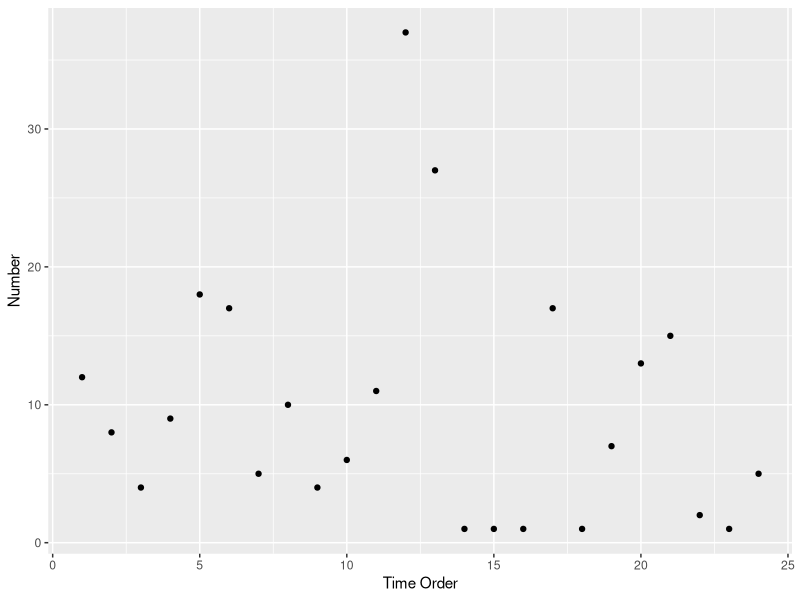
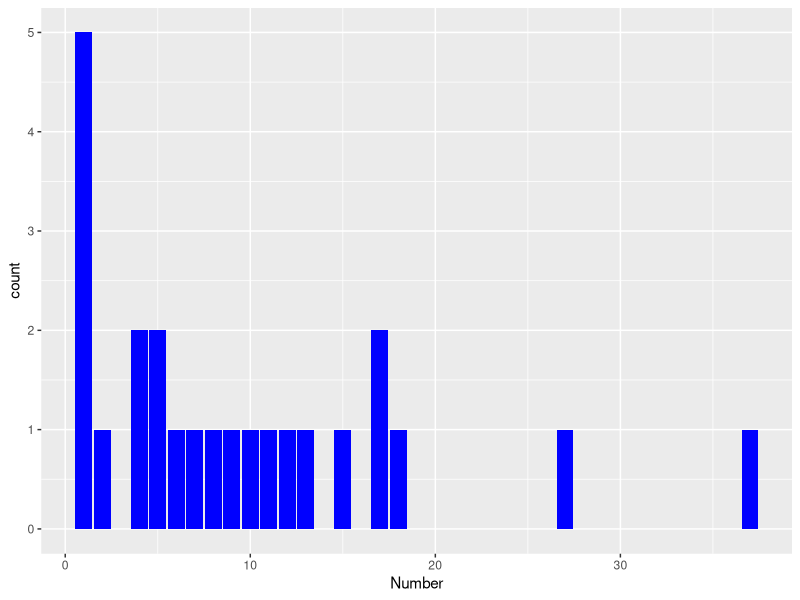

These figures' R source, in order:
## ---- chunk 1
library(ggplot2)
## ---- chunk 2
statsoftfulDF <- read.csv("statsoftful.csv", header=TRUE, stringsAsFactors = FALSE)
## ---- chunk 3
plt01 <- ggplot(data=statsoftfulDF, aes(x=1:nrow(statsoftfulDF), y=Number))
plt01 + geom_point() + xlab("Time Order")
## ---- chunk 4
plt02 <- ggplot(data=statsoftfulDF, aes(x=Number))
plt02 + geom_bar(binwidth=1, fill="blue")
## ---- chunk 5
tabNumber <- table(statsoftfulDF$Number)
if(!any(tabNumber == 1)) {
  cat("No winner since there is no unique number\n")
} else {
  winNumber <- as.numeric(names(tabNumber[tabNumber == 1][1]))
  winName <- statsoftfulDF$Name[statsoftfulDF$Number == winNumber]
  cat("Winner: ", winName, "Number:", winNumber, "\n")
}
## ---- chunk 6
as.numeric(names(tabNumber[tabNumber == 1]))
